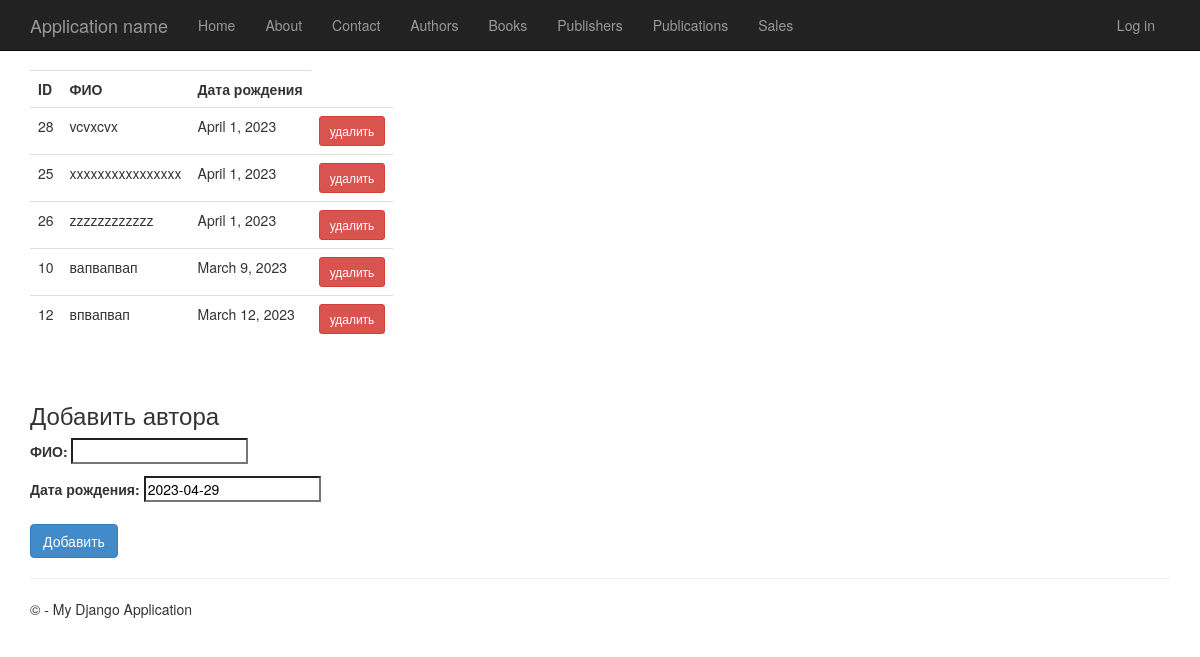
Screenshot of /authors/ with the database file from the repository.
### app/models.py (models this page shows, shortened)
class Authors(models.Model):
    FIO = models.CharField(max_length=100, verbose_name="ФИО")
    birth_date = models.DateField(default=date.today, verbose_name="Дата рождения")
    class Meta:
        verbose_name = 'Автор'
        verbose_name_plural = 'Авторы'
        ordering = ['FIO']

### app/views.py (the view)
# urls.py: path('authors/', AuthorsCreateView.as_view(), name='authors'),
class AuthorsCreateView(CreateView):
    template_name = 'app/authors.html'
    form_class = AuthorsForm
    success_url = reverse_lazy('authors')
    def get_context_data(self, **kwargs):
        context = super().get_context_data(**kwargs)
        context['authors'] = Authors.objects.all()
        return context

### app/forms.py
class AuthorsForm(ModelForm):
    class Meta:
        model = Authors
        fields = ('FIO', 'birth_date')

### app/templates/app/authors.html (shortened to what this page needs)
{% extends "app/layout.html" %}
{% block content %}
  <table style="width: auto;" class="table table-hover mx-auto">
        <tr>
            <th> ID </th>
            <th> ФИО </th>
            <th> Дата рождения </th>
        </tr>
        {% for author in authors %}
        <tr>
            <td> {{ author.id }} </td>
            <td> {{ author.FIO }} </td>
            <td> {{ author.birth_date }} </td>
            <td>
                <button class="btn btn-sm btn-danger" onclick="delete_author({{ author.id }})">удалить</button>
            </td>
        </tr>
      {% empty %}
      Авторов пока нет :(
      {% endfor %}
    </table >
<h3 style="margin-top: 60px">Добавить автора</h3>
<form method="post">
    {{form.as_p}}
  <button style="margin-top: 10px" type="submit" class="btn btn-primary">Добавить</button>
</form>
{% endblock %}

### app/static/app/content/site.css (style rules this page uses)
body { padding-top: 50px; padding-bottom: 20px; }
input, select, textarea { max-width: 280px; }

### rows the page displays
Authors: id "28", FIO "vcvxcvx", birth_date "April 1, 2023"
Authors: id "25", FIO "xxxxxxxxxxxxxxxx", birth_date "April 1, 2023"
Authors: id "26", FIO "zzzzzzzzzzzz", birth_date "April 1, 2023"
Authors: id "10", FIO "вапвапвап", birth_date "March 9, 2023"
Authors: id "12", FIO "впвапвап", birth_date "March 12, 2023"
